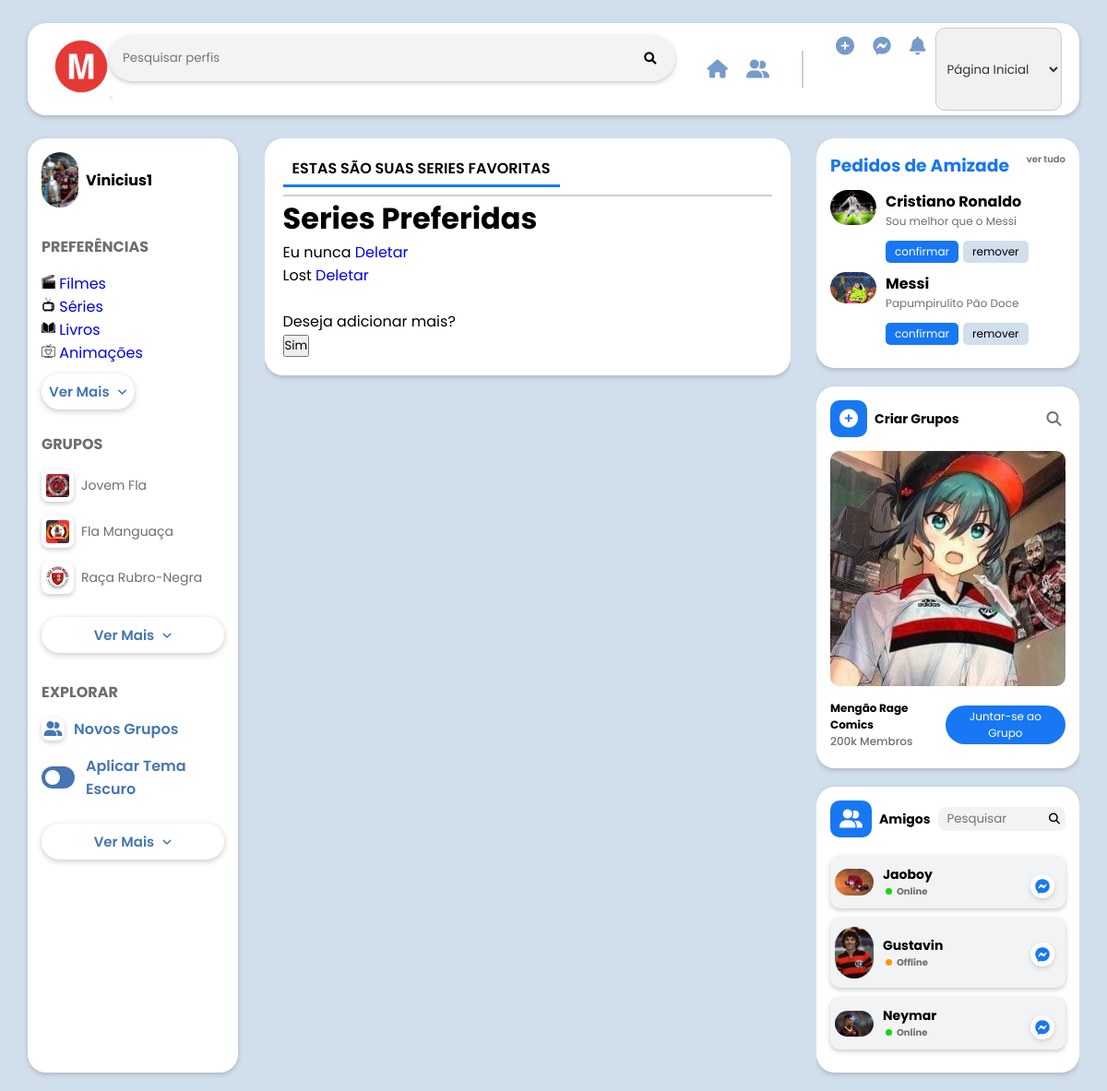
The app's page /series/ (signed in), older data.
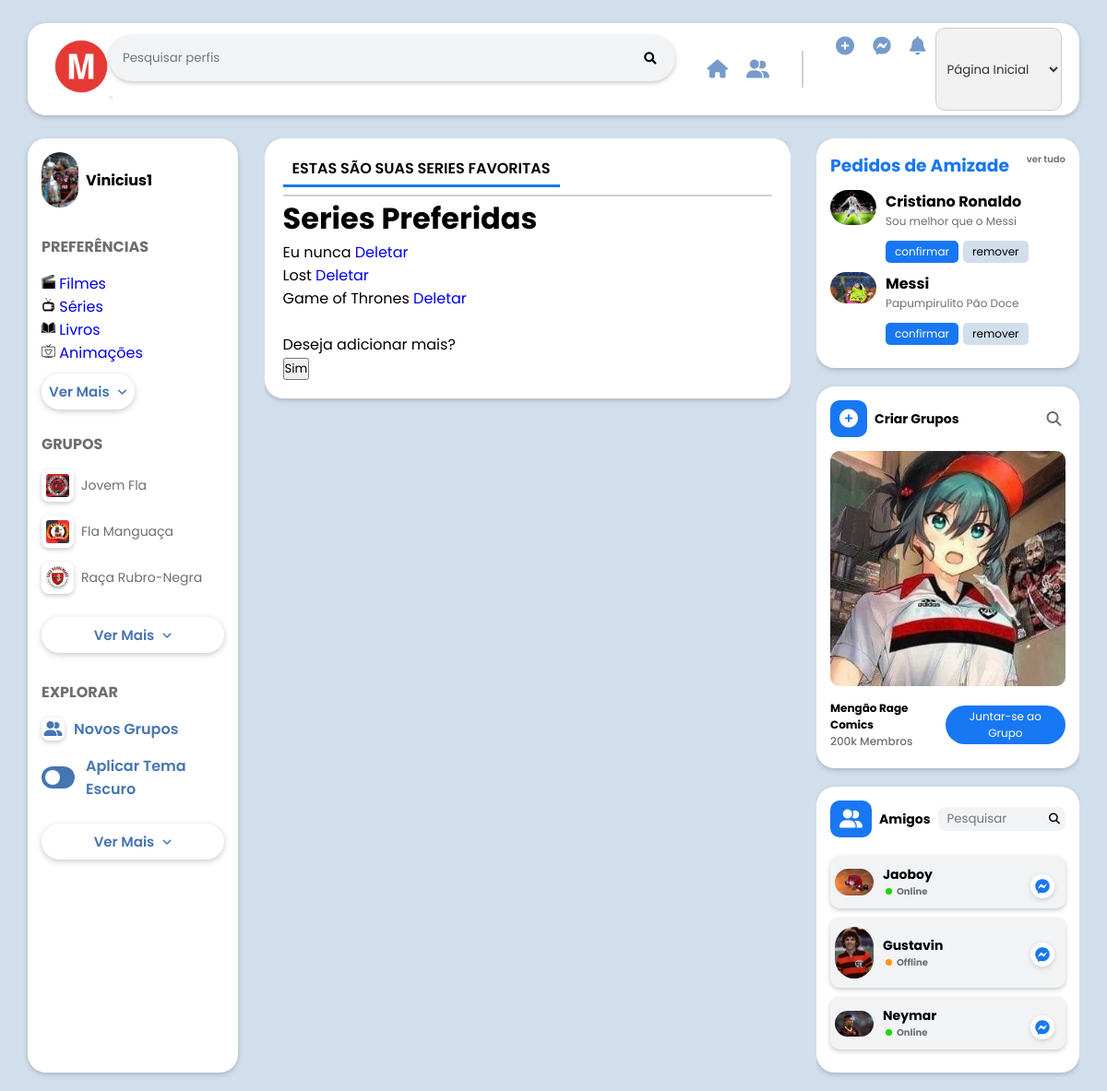
The same page, newer data.
### usuarios/models.py (models this page shows)
class Preferencias_serie(models.Model):
    serie = models.CharField(max_length=100)

### usuarios/views.py (the view)
# urls.py: path('series/', views.series, name='series'),
@login_required(login_url="/login/")
def series(request):
    user_profile = request.user.userprofile
    series_preferidos = user_profile.series_preferidos.all()
    context = {
        'user_profile': user_profile,
        'series_preferidos': series_preferidos
    }
    return render(request, 'series.html', context)

### usuarios/templates/series.html (shortened to what the changed rows need)
{% load static %}
<!DOCTYPE html>
<html lang="en">
<head>
    <link rel="stylesheet" href="{% static 'css/style2.css' %}">
    <link rel="stylesheet" href="https://cdnjs.cloudflare.com/ajax/libs/font-awesome/6.1.1/css/all.min.css" />
    <link rel="stylesheet" href="https://cdnjs.cloudflare.com/ajax/libs/font-awesome/5.15.3/css/all.min.css">
</head>
<body>
<div class="home">
    <div class="container">
        <div class="home-weapper">
            <div class="home-center">
                <div class="home-center-wrapper">
                    <div class="fb-post1">
                        <div class="fb-post1-container">
                            <div class="fb-p1-main">
                               <h1>Series Preferidas</h1>
                                    {% if series_preferidos %}
                                    <ul>
                                        {% for serie in series_preferidos %}
                                        <li>
                                            {{ serie.serie }}
                                            <a href="{% url 'deletar_serie' serie.id %}">Deletar</a>
                                        </li>
                                        {% endfor %}
                                    </ul>
                                    {% else %}
                                    <p>Nenhum serie preferida encontrada.</p>
                                    {% endif %}
                                    <br>
                            </div>
                        </div>
                    </div>
                </div>
            </div>
        </div>
    </div>
</div>
</body>
</html>

Row changes from the older to the newer data that the page shows:
added Preferencias_serie: serie "Game of Thrones"
